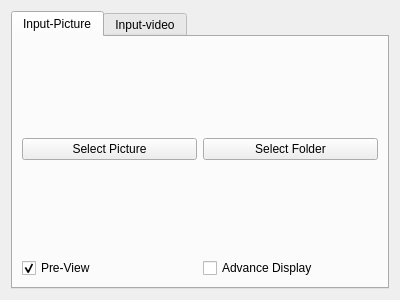
<?xml version="1.0" encoding="UTF-8"?>
<ui version="4.0">
 <class>Form</class>
 <widget class="QWidget" name="Form">
  <property name="geometry">
   <rect>
    <x>0</x>
    <y>0</y>
    <width>400</width>
    <height>300</height>
   </rect>
  </property>
  <property name="windowTitle">
   <string>Form</string>
  </property>
  <layout class="QGridLayout" name="gridLayout">
   <item row="0" column="0">
    <widget class="QTabWidget" name="tabWidget">
     <property name="currentIndex">
      <number>0</number>
     </property>
     <widget class="QWidget" name="tab_picture">
      <attribute name="title">
       <string>Input-Picture</string>
      </attribute>
      <layout class="QGridLayout" name="gridLayout_2">
       <item row="0" column="1">
        <widget class="QLabel" name="label_2">
         <property name="styleSheet">
          <string notr="true">image: url(:/new/prefix1/icons/124-Folder.png);</string>
         </property>
         <property name="text">
          <string/>
         </property>
        </widget>
       </item>
       <item row="0" column="0">
        <widget class="QLabel" name="label">
         <property name="styleSheet">
          <string notr="true">image: url(:/new/prefix1/icons/71-Picture.png);</string>
         </property>
         <property name="text">
          <string/>
         </property>
        </widget>
       </item>
       <item row="1" column="0">
        <widget class="QPushButton" name="Button_selectImage">
         <property name="text">
          <string>Select Picture</string>
         </property>
        </widget>
       </item>
       <item row="1" column="1">
        <widget class="QPushButton" name="Button_selectFolder">
         <property name="text">
          <string>Select Folder</string>
         </property>
        </widget>
       </item>
       <item row="2" column="0">
        <widget class="QLabel" name="label_3">
         <property name="styleSheet">
          <string notr="true">image: url(:/new/prefix1/icons/10-View-File.png);</string>
         </property>
         <property name="text">
          <string/>
         </property>
        </widget>
       </item>
       <item row="2" column="1">
        <widget class="QLabel" name="label_4">
         <property name="styleSheet">
          <string notr="true">image: url(:/new/prefix1/icons/29-Support.png);</string>
         </property>
         <property name="text">
          <string/>
         </property>
        </widget>
       </item>
       <item row="3" column="0">
        <widget class="QCheckBox" name="checkBox_preview">
         <property name="text">
          <string>Pre-View</string>
         </property>
         <property name="checked">
          <bool>true</bool>
         </property>
        </widget>
       </item>
       <item row="3" column="1">
        <widget class="QCheckBox" name="checkBox_advDisplay">
         <property name="text">
          <string>Advance Display</string>
         </property>
        </widget>
       </item>
      </layout>
     </widget>
     <widget class="QWidget" name="tab_video">
      <attribute name="title">
       <string>Input-video</string>
      </attribute>
      <layout class="QGridLayout" name="gridLayout_3">
       <item row="0" column="0">
        <widget class="QLabel" name="label_6">
         <property name="text">
          <string>TextLabel</string>
         </property>
        </widget>
       </item>
       <item row="0" column="1">
        <widget class="QLabel" name="label_5">
         <property name="text">
          <string>TextLabel</string>
         </property>
        </widget>
       </item>
       <item row="1" column="0">
        <widget class="QPushButton" name="pushButton_3">
         <property name="text">
          <string>Select Picture</string>
         </property>
        </widget>
       </item>
       <item row="1" column="1">
        <widget class="QPushButton" name="pushButton_4">
         <property name="text">
          <string>Select Folder</string>
         </property>
        </widget>
       </item>
      </layout>
     </widget>
    </widget>
   </item>
  </layout>
 </widget>
 <resources/>
 <connections/>
</ui>
